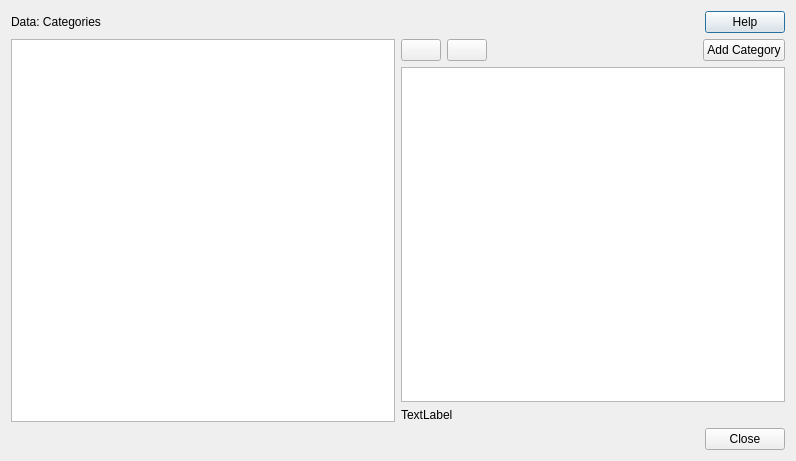
<?xml version="1.0" encoding="UTF-8"?>
<ui version="4.0">
 <class>Dialog</class>
 <widget class="QDialog" name="Dialog">
  <property name="geometry">
   <rect>
    <x>0</x>
    <y>0</y>
    <width>796</width>
    <height>461</height>
   </rect>
  </property>
  <property name="windowTitle">
   <string>Data | Categories</string>
  </property>
  <layout class="QVBoxLayout" name="verticalLayout_4">
   <item>
    <layout class="QVBoxLayout" name="verticalLayout_3">
     <item>
      <layout class="QHBoxLayout" name="horizontalLayout">
       <item>
        <widget class="QLabel" name="label_title">
         <property name="text">
          <string>&lt;html&gt;&lt;head/&gt;&lt;body&gt;&lt;p&gt;&lt;span style=&quot; font-size:14pt;&quot;&gt;Data: &lt;/span&gt;&lt;span style=&quot; font-size:14pt; font-weight:600;&quot;&gt;Categories&lt;/span&gt;&lt;/p&gt;&lt;p&gt;&lt;span style=&quot; font-style:italic;&quot;&gt;&lt;/span&gt;&lt;/p&gt;&lt;/body&gt;&lt;/html&gt;</string>
         </property>
        </widget>
       </item>
       <item>
        <spacer name="horizontalSpacer">
         <property name="orientation">
          <enum>Qt::Horizontal</enum>
         </property>
         <property name="sizeHint" stdset="0">
          <size>
           <width>40</width>
           <height>20</height>
          </size>
         </property>
        </spacer>
       </item>
       <item>
        <widget class="QPushButton" name="btn_help">
         <property name="text">
          <string notr="true">Help</string>
         </property>
        </widget>
       </item>
      </layout>
     </item>
     <item>
      <layout class="QVBoxLayout" name="verticalLayout_2">
       <item>
        <layout class="QHBoxLayout" name="horizontalLayout_3">
         <item>
          <widget class="QTreeView" name="scenarios_tree"/>
         </item>
         <item>
          <layout class="QVBoxLayout" name="verticalLayout">
           <item>
            <layout class="QHBoxLayout" name="horizontalLayout_2">
             <item>
              <widget class="QPushButton" name="show_used">
               <property name="text">
                <string/>
               </property>
              </widget>
             </item>
             <item>
              <widget class="QPushButton" name="show_changed">
               <property name="text">
                <string/>
               </property>
              </widget>
             </item>
             <item>
              <spacer name="horizontalSpacer_3">
               <property name="orientation">
                <enum>Qt::Horizontal</enum>
               </property>
               <property name="sizeHint" stdset="0">
                <size>
                 <width>40</width>
                 <height>20</height>
                </size>
               </property>
              </spacer>
             </item>
             <item>
              <widget class="QPushButton" name="add_category">
               <property name="text">
                <string>Add Category</string>
               </property>
               <property name="icon">
                <iconset>
                 <normaloff>icons/add-scenario.svg</normaloff>icons/add-scenario.svg</iconset>
               </property>
              </widget>
             </item>
            </layout>
           </item>
           <item>
            <widget class="QTreeView" name="categories_tree"/>
           </item>
           <item>
            <widget class="QLabel" name="total_items_categories">
             <property name="text">
              <string>TextLabel</string>
             </property>
            </widget>
           </item>
          </layout>
         </item>
        </layout>
       </item>
       <item>
        <layout class="QHBoxLayout" name="horizontalLayout_5">
         <item>
          <spacer name="horizontalSpacer_2">
           <property name="orientation">
            <enum>Qt::Horizontal</enum>
           </property>
           <property name="sizeHint" stdset="0">
            <size>
             <width>40</width>
             <height>20</height>
            </size>
           </property>
          </spacer>
         </item>
         <item>
          <widget class="QDialogButtonBox" name="buttonBox">
           <property name="sizePolicy">
            <sizepolicy hsizetype="Maximum" vsizetype="Fixed">
             <horstretch>0</horstretch>
             <verstretch>0</verstretch>
            </sizepolicy>
           </property>
           <property name="orientation">
            <enum>Qt::Horizontal</enum>
           </property>
           <property name="standardButtons">
            <set>QDialogButtonBox::Close</set>
           </property>
          </widget>
         </item>
        </layout>
       </item>
      </layout>
     </item>
    </layout>
   </item>
  </layout>
 </widget>
 <tabstops>
  <tabstop>btn_help</tabstop>
  <tabstop>scenarios_tree</tabstop>
 </tabstops>
 <resources/>
 <connections>
  <connection>
   <sender>buttonBox</sender>
   <signal>rejected()</signal>
   <receiver>Dialog</receiver>
   <slot>reject()</slot>
   <hints>
    <hint type="sourcelabel">
     <x>317</x>
     <y>496</y>
    </hint>
    <hint type="destinationlabel">
     <x>286</x>
     <y>274</y>
    </hint>
   </hints>
  </connection>
 </connections>
</ui>
